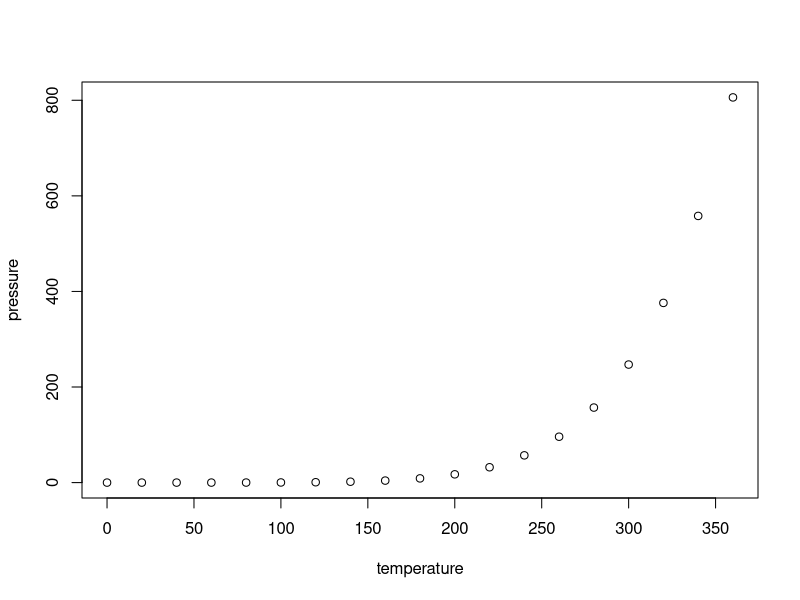
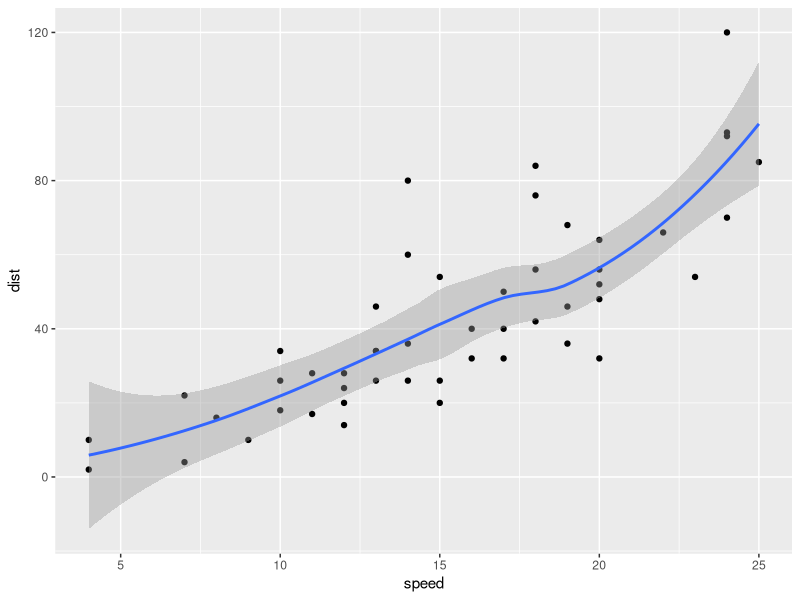

Reproduce these figures in R, in order.
## ---- chunk 1
knitr::opts_chunk$set(echo = TRUE)
## ---- chunk 2
summary(cars)
## ---- chunk 3
plot(pressure)
## ---- chunk 4
library(ggplot2)
summary(cars)
qplot(speed, dist, data=cars)+
    geom_smooth()
